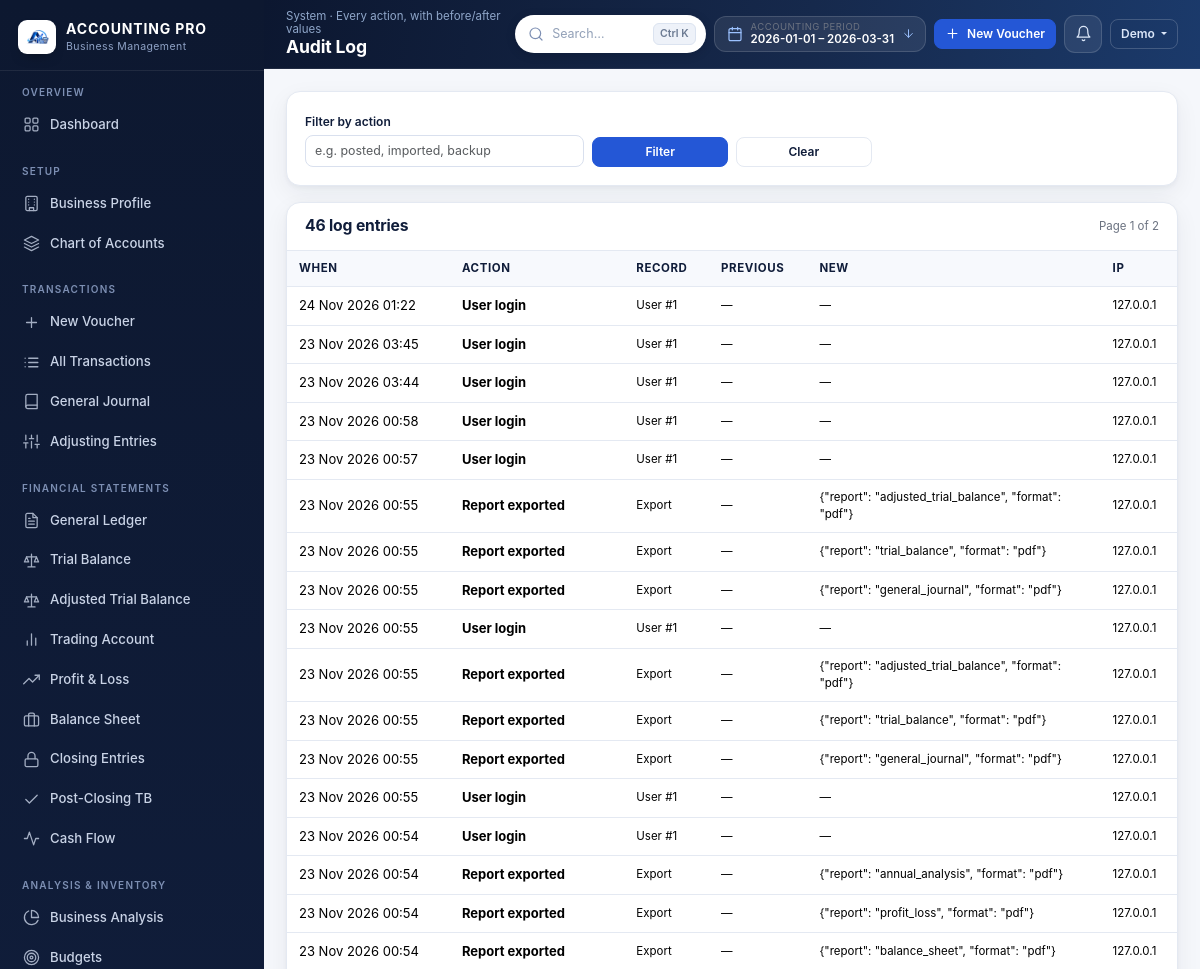
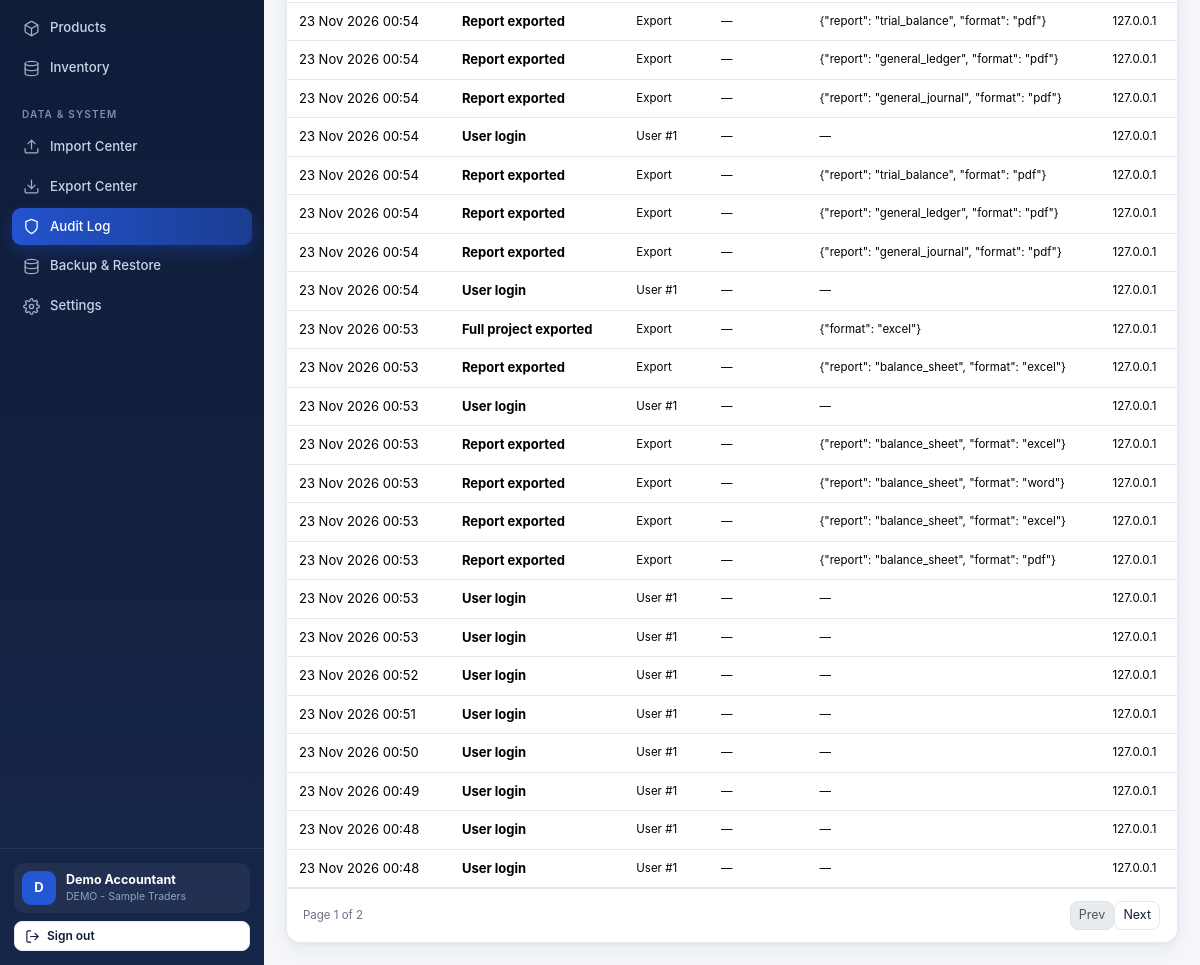
The app's page /audit-log (signed in), older data (2 pictures, top to bottom).
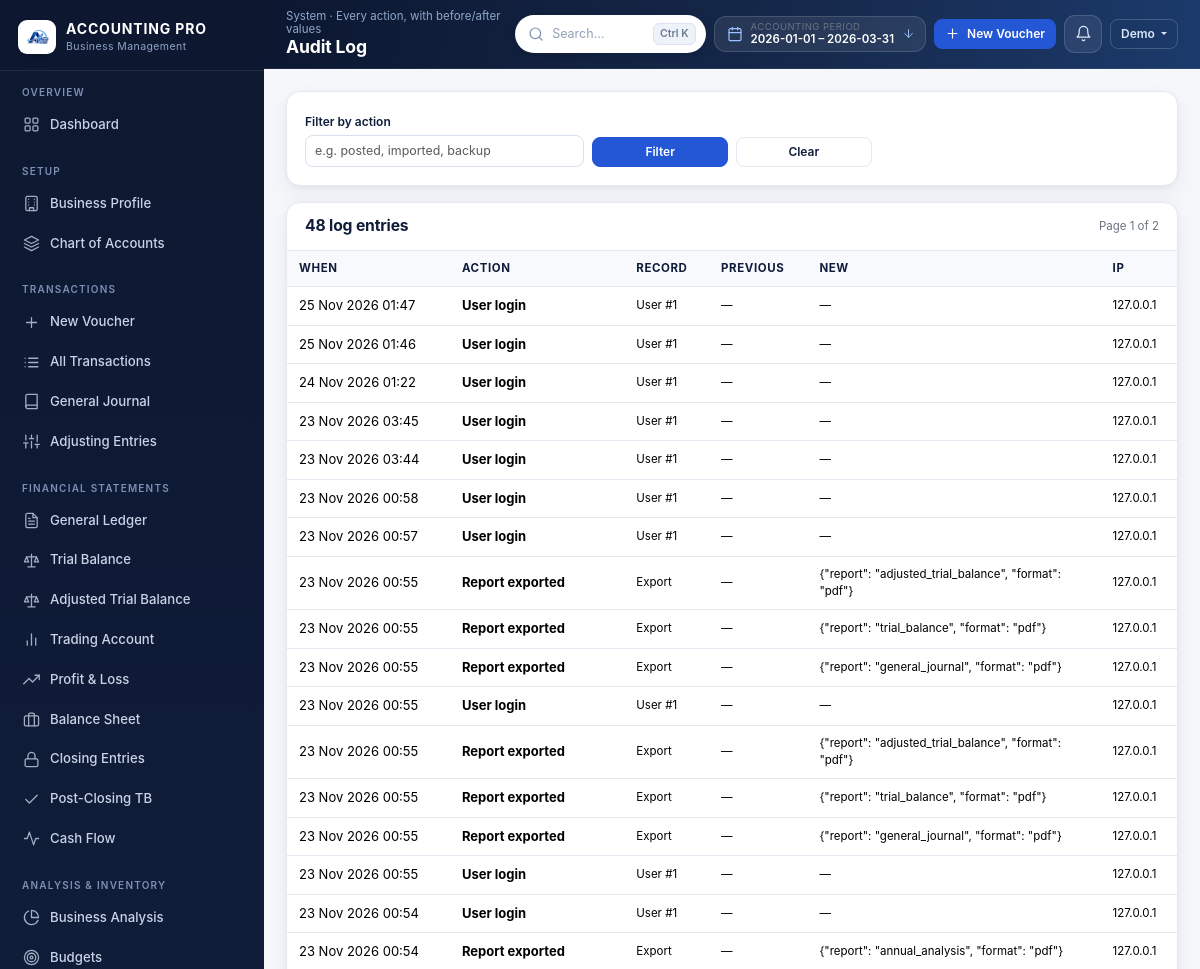
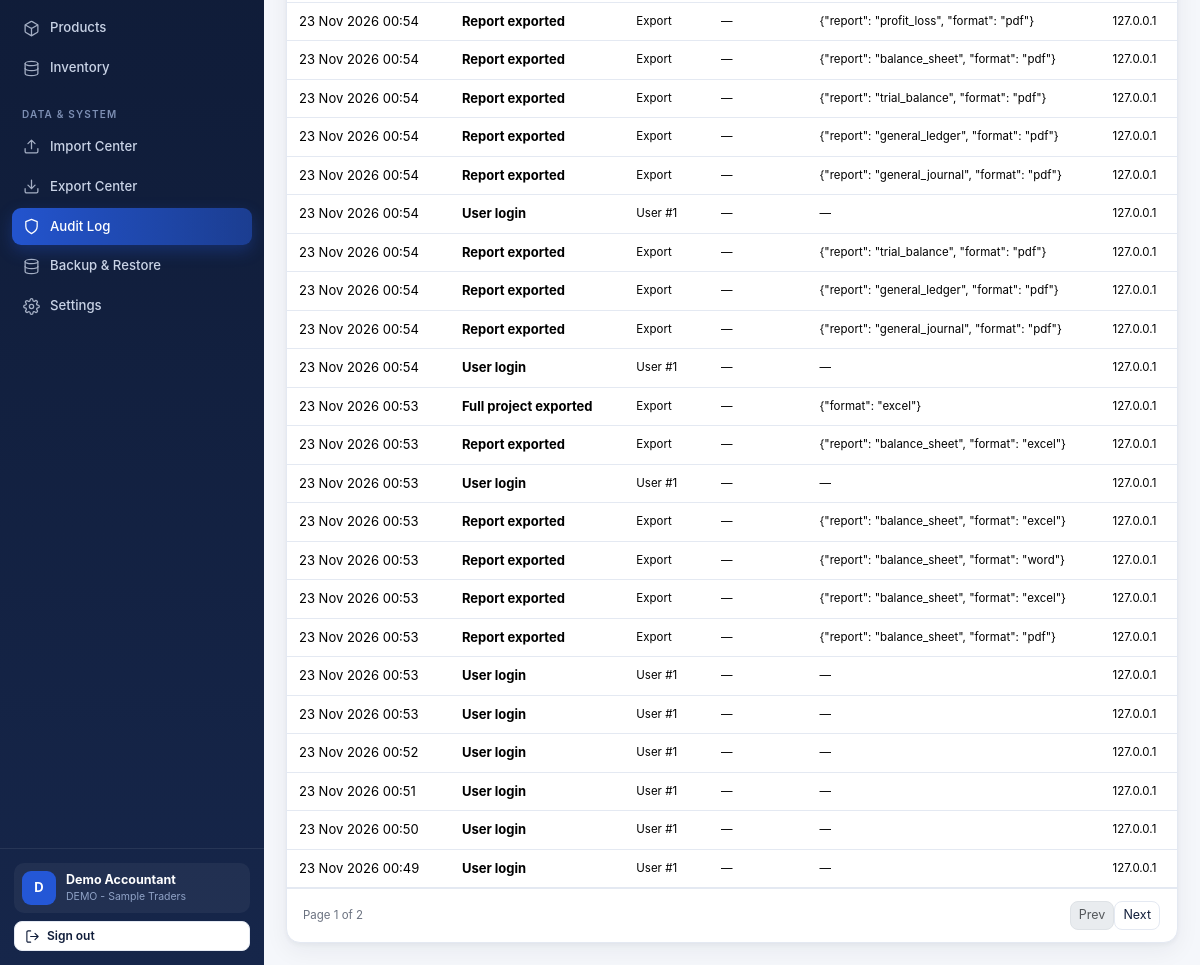
The same page, newer data (2 pictures, top to bottom).
### models.py (models this page shows, shortened)
class User(db.Model):
    __tablename__ = "users"
    id = db.Column(Integer, primary_key=True)
    name = db.Column(String(120), nullable=False)
    email = db.Column(String(190), nullable=False, unique=True, index=True)
    password_hash = db.Column(String(255), nullable=False)
    is_active = db.Column(Boolean, default=True, nullable=False)
    reset_token = db.Column(String(120), index=True)
    reset_expires = db.Column(DateTime)
    last_login = db.Column(DateTime)
    created_at = db.Column(DateTime, default=datetime.utcnow, nullable=False)
    businesses = relationship("Business", back_populates="user",
                              cascade="all, delete-orphan")
    settings = relationship("UserSettings", back_populates="user", uselist=False,
                            cascade="all, delete-orphan")

class Business(db.Model):
    __tablename__ = "businesses"
    id = db.Column(Integer, primary_key=True)
    user_id = db.Column(Integer, ForeignKey("users.id", ondelete="CASCADE"),
                        nullable=False, index=True)
    name = db.Column(String(190), nullable=False)
    logo = db.Column(String(255))
    owner_name = db.Column(String(150))
    address = db.Column(Text)
    phone = db.Column(String(50))
    email = db.Column(String(190))
    business_type = db.Column(String(100))
    currency = db.Column(String(8), default="PKR", nullable=False)
    fy_start = db.Column(Date, default=lambda: date(2026, 1, 1), nullable=False)
    fy_end = db.Column(Date, default=lambda: date(2026, 3, 31), nullable=False)
    accounting_method = db.Column(String(20), default="Accrual", nullable=False)
    description = db.Column(Text)
    created_at = db.Column(DateTime, default=datetime.utcnow, nullable=False)
    updated_at = db.Column(DateTime, default=datetime.utcnow, onupdate=datetime.utcnow)
    user = relationship("User", back_populates="businesses")
    periods = relationship("AccountingPeriod", back_populates="business",
                           cascade="all, delete-orphan")
    accounts = relationship("Account", back_populates="business",
                            cascade="all, delete-orphan")
    def active_period(self):
        for p in self.periods:
            if p.is_active:
                return p
        return self.periods[0] if self.periods else None

class AccountingPeriod(db.Model):
    __tablename__ = "accounting_periods"
    __table_args__ = (UniqueConstraint("business_id", "label", name="uq_period_label"),)
    id = db.Column(Integer, primary_key=True)
    business_id = db.Column(Integer, ForeignKey("businesses.id", ondelete="CASCADE"),
                            nullable=False, index=True)
    label = db.Column(String(120), nullable=False)
    kind = db.Column(String(20), default="Yearly", nullable=False)
    start_date = db.Column(Date, nullable=False)
    end_date = db.Column(Date, nullable=False)
    is_active = db.Column(Boolean, default=True, nullable=False)
    is_closed = db.Column(Boolean, default=False, nullable=False)
    created_at = db.Column(DateTime, default=datetime.utcnow, nullable=False)
    business = relationship("Business", back_populates="periods")

class AuditLog(db.Model):
    __tablename__ = "audit_logs"
    __table_args__ = (Index("ix_audit_user_time", "user_id", "created_at"),)
    id = db.Column(Integer, primary_key=True)
    user_id = db.Column(Integer, ForeignKey("users.id", ondelete="SET NULL"))
    business_id = db.Column(Integer, ForeignKey("businesses.id", ondelete="SET NULL"))
    action = db.Column(String(60), nullable=False)
    record_type = db.Column(String(60))
    record_id = db.Column(Integer)
    previous_values = db.Column(Text)
    new_values = db.Column(Text)
    ip_address = db.Column(String(60))
    created_at = db.Column(DateTime, default=datetime.utcnow, nullable=False, index=True)

### app.py (the view)
    @app.route("/audit-log")
    @login_required
    def audit_log():
        page = max(1, int(request.args.get("page", 1) or 1))
        per_page = 40
        query = AuditLog.query.filter_by(user_id=current_user().id)
        action = (request.args.get("action") or "").strip()
        if action:
            query = query.filter(AuditLog.action.ilike(f"%{action}%"))
        total = query.count()
        items = (query.order_by(AuditLog.created_at.desc())
                 .offset((page - 1) * per_page).limit(per_page).all())
        return render_template("audit_log.html",
                               pagination=Pagination(items, page, per_page, total),
                               action=action)

### templates/audit_log.html (shortened to what this page needs)
{% extends 'base.html' %}
{% from 'partials/macros.html' import empty_state %}
{% block page_title %}Audit Log{% endblock %}
{% block crumb %}System · Every action, with before/after values{% endblock %}
{% block content %}
<div class="card mb-3">
  <div class="card-body">
    <form method="get" class="row g-2 align-items-end">
      <div class="col-12 col-md-4">
        <label class="form-label">Filter by action</label>
        <input class="form-control form-control-sm" name="action" value="{{ action }}"
               placeholder="e.g. posted, imported, backup">
      </div>
      <div class="col-12 col-md-2"><button class="btn btn-primary btn-sm w-100">Filter</button></div>
      <div class="col-12 col-md-2"><a class="btn btn-ghost btn-sm w-100" href="{{ url_for('audit_log') }}">Clear</a></div>
    </form>
  </div>
</div>
<div class="card">
  <div class="card-header"><h3>{{ pagination.total }} log entries</h3>
    <span class="hint">Page {{ pagination.page }} of {{ pagination.pages }}</span></div>
  <div class="table-wrap">
    <table class="table table-stack align-middle">
      <thead><tr><th>When</th><th>Action</th><th>Record</th><th>Previous</th><th>New</th><th>IP</th></tr></thead>
      <tbody>
        {% for log in pagination.items %}
          <tr>
            <td class="nowrap" data-label="When">{{ log.created_at|dt('%d %b %Y %H:%M') }}</td>
            <td data-label="Action"><strong>{{ log.action }}</strong></td>
            <td class="hint" data-label="Record">{{ log.record_type or '—' }}{% if log.record_id %} #{{ log.record_id }}{% endif %}</td>
            <td class="hint" data-label="Previous" style="max-width:260px;word-break:break-word">{{ log.previous_values or '—' }}</td>
            <td class="hint" data-label="New" style="max-width:260px;word-break:break-word">{{ log.new_values or '—' }}</td>
            <td class="hint" data-label="IP">{{ log.ip_address or '—' }}</td>
          </tr>
        {% else %}
          <tr><td colspan="6">{{ empty_state('No audit entries', 'Actions you take will be recorded here.', 'shield') }}</td></tr>
        {% endfor %}
      </tbody>
    </table>
  </div>
  {% if pagination.pages > 1 %}
  <div class="pagination-bar">
    <span class="hint">Page {{ pagination.page }} of {{ pagination.pages }}</span>
    <nav class="pages"><ul class="pagination pagination-sm mb-0">
      <li class="page-item {{ 'disabled' if not pagination.has_prev }}">
        <a class="page-link" href="{{ url_for('audit_log', page=pagination.prev_num, action=action) }}">Prev</a></li>
      <li class="page-item {{ 'disabled' if not pagination.has_next }}">
        <a class="page-link" href="{{ url_for('audit_log', page=pagination.next_num, action=action) }}">Next</a></li>
    </ul></nav>
  </div>
  {% endif %}
</div>
{% endblock %}

### templates/base.html (shortened to what this page needs)
{% from 'partials/icons.html' import icon %}
{% set notif_total = notifications.total if notifications is defined and notifications else 0 %}
{% set notif_items = notifications['items'] if notifications is defined and notifications else [] %}
<!doctype html>
<html lang="en">
<head>
  <link rel="stylesheet" href="{{ url_for('static', filename='vendor/bootstrap.min.css') }}">
  <link rel="stylesheet" href="{{ url_for('static', filename='css/style.css') }}">
</head>
<body>
{% if current_user %}
<div class="app-shell">
  <aside class="sidebar" id="sidebar">
    <div class="sidebar-brand">
      <img class="brand-mark brand-mark-logo" src="{{ url_for('static', filename='images/brand/logo-mark.png') }}" alt="ACCOUNTING PRO">
      <div class="brand-text">
        <strong>ACCOUNTING PRO</strong>
        <span>Business Management</span>
      </div>
    </div>
    {% set ep = request.endpoint %}
    <nav class="pb-3">
      <div class="nav-section">
        <div class="nav-section-title">Overview</div>
        <a class="nav-link {{ 'active' if ep == 'dashboard' }}" href="{{ url_for('dashboard') }}">{{ icon('grid') }} Dashboard</a>
      </div>
      <div class="nav-section">
        <div class="nav-section-title">Setup</div>
        <a class="nav-link {{ 'active' if ep in ['business_profile', 'add_period', 'activate_period'] }}" href="{{ url_for('business_profile') }}">{{ icon('building') }} Business Profile</a>
        <a class="nav-link {{ 'active' if ep in ['accounts', 'account_create', 'account_edit'] }}" href="{{ url_for('accounts') }}">{{ icon('layers') }} Chart of Accounts</a>
      </div>
      <div class="nav-section">
        <div class="nav-section-title">Transactions</div>
        <a class="nav-link {{ 'active' if ep == 'transaction_new' }}" href="{{ url_for('transaction_new') }}">{{ icon('plus') }} New Voucher</a>
        <a class="nav-link {{ 'active' if ep in ['transactions', 'transaction_view', 'transaction_edit'] }}" href="{{ url_for('transactions') }}">{{ icon('list') }} All Transactions</a>
        <a class="nav-link {{ 'active' if ep == 'journal' }}" href="{{ url_for('journal') }}">{{ icon('book') }} General Journal</a>
        <a class="nav-link {{ 'active' if ep in ['adjustments', 'adjustment_new'] }}" href="{{ url_for('adjustments') }}">{{ icon('sliders') }} Adjusting Entries</a>
      </div>
      <div class="nav-section">
        <div class="nav-section-title">Financial Statements</div>
        <a class="nav-link {{ 'active' if ep == 'ledger' }}" href="{{ url_for('ledger') }}">{{ icon('file-text') }} General Ledger</a>
        <a class="nav-link {{ 'active' if ep in ['trial_balance_page', 'trial_balance_manual'] }}" href="{{ url_for('trial_balance_page') }}">{{ icon('scale') }} Trial Balance</a>
        <a class="nav-link {{ 'active' if ep == 'adjusted_trial_balance_page' }}" href="{{ url_for('adjusted_trial_balance_page') }}">{{ icon('scale') }} Adjusted Trial Balance</a>
        <a class="nav-link {{ 'active' if ep == 'trading_account_page' }}" href="{{ url_for('trading_account_page') }}">{{ icon('chart') }} Trading Account</a>
        <a class="nav-link {{ 'active' if ep == 'profit_loss_page' }}" href="{{ url_for('profit_loss_page') }}">{{ icon('trending') }} Profit &amp; Loss</a>
        <a class="nav-link {{ 'active' if ep == 'balance_sheet_page' }}" href="{{ url_for('balance_sheet_page') }}">{{ icon('briefcase') }} Balance Sheet</a>
        <a class="nav-link {{ 'active' if ep == 'closing_entries_page' }}" href="{{ url_for('closing_entries_page') }}">{{ icon('lock') }} Closing Entries</a>
        <a class="nav-link {{ 'active' if ep == 'post_closing_tb_page' }}" href="{{ url_for('post_closing_tb_page') }}">{{ icon('check') }} Post-Closing TB</a>
        <a class="nav-link {{ 'active' if ep == 'cash_flow_page' }}" href="{{ url_for('cash_flow_page') }}">{{ icon('activity') }} Cash Flow</a>
      </div>
      <div class="nav-section">
        <div class="nav-section-title">Analysis &amp; Inventory</div>
        <a class="nav-link {{ 'active' if ep == 'analysis_page' }}" href="{{ url_for('analysis_page') }}">{{ icon('pie') }} Business Analysis</a>
        <a class="nav-link {{ 'active' if ep == 'budgets' }}" href="{{ url_for('budgets') }}">{{ icon('target') }} Budgets</a>
        <a class="nav-link {{ 'active' if ep == 'products' }}" href="{{ url_for('products') }}">{{ icon('box') }} Products</a>
        <a class="nav-link {{ 'active' if ep == 'inventory' }}" href="{{ url_for('inventory') }}">{{ icon('database') }} Inventory</a>
      </div>
      <div class="nav-section">
        <div class="nav-section-title">Data &amp; System</div>
        <a class="nav-link {{ 'active' if ep in ['import_center', 'import_preview'] }}" href="{{ url_for('import_center') }}">{{ icon('upload') }} Import Center</a>
        <a class="nav-link {{ 'active' if ep == 'export_center' }}" href="{{ url_for('export_center') }}">{{ icon('download') }} Export Center</a>
        <a class="nav-link {{ 'active' if ep == 'audit_log' }}" href="{{ url_for('audit_log') }}">{{ icon('shield') }} Audit Log</a>
        <a class="nav-link {{ 'active' if ep == 'backup_page' }}" href="{{ url_for('backup_page') }}">{{ icon('database') }} Backup &amp; Restore</a>
        <a class="nav-link {{ 'active' if ep == 'settings' }}" href="{{ url_for('settings') }}">{{ icon('settings') }} Settings</a>
      </div>
    </nav>
    <div class="sidebar-footer">
      <div class="sidebar-user">
        <div class="avatar">{{ (current_user.name or 'U')[0]|upper }}</div>
        <div class="meta">
          <strong>{{ current_user.name }}</strong>
          <span>{{ business.name or 'No business set up' }}</span>
        </div>
      </div>
      <form method="post" action="{{ url_for('logout') }}" class="mt-2">
        <button class="btn btn-sm w-100 btn-ghost btn-icon" type="submit">{{ icon('logout') }} Sign out</button>
      </form>
    </div>
  </aside>
  <div class="main-wrap">
    <header class="topbar">
      <div class="page-heading">
        <div class="crumb">{% block crumb %}Dashboard{% endblock %}</div>
        <h1>{% block page_title %}Dashboard{% endblock %}</h1>
      </div>
      <div class="topbar-actions">
        <div class="topbar-search">
          <form method="get" action="{{ url_for('search') }}" role="search">
            <span class="search-ico">{{ icon('search') }}</span>
            <input type="search" name="q" id="globalSearch" autocomplete="off"
                   value="{{ request.args.get('q', '') if request.endpoint == 'search' else '' }}"
                   placeholder="Search&hellip;" aria-label="Global search"
                   title="Search accounts, vouchers and products (Ctrl+K)">
            <span class="kbd-hint">Ctrl K</span>
          </form>
        </div>
        <div class="dropdown fy-pill-wrap d-none d-xl-flex">
          <button class="fy-pill" type="button" data-bs-toggle="dropdown" aria-label="Accounting period">
            <span class="fy-ico">{{ icon('calendar') }}</span>
            <span class="fy-meta">
              <small>Accounting period</small>
              <span class="fy-range">{{ period_start }} &ndash; {{ period_end }}</span>
            </span>
            <span class="fy-caret">{{ icon('arrow-down') }}</span>
          </button>
        </div>
        <a class="btn btn-sm btn-primary btn-icon d-none d-md-inline-flex"
           href="{{ url_for('transaction_new') }}">{{ icon('plus') }} New Voucher</a>
        <div class="dropdown bell-wrap">
          <button class="bell-btn" type="button" data-bs-toggle="dropdown"
                  aria-label="Notifications{% if notif_total %} ({{ notif_total }} pending){% endif %}">
          </button>
        </div>
        <div class="dropdown">
          <button class="btn btn-sm btn-ghost dropdown-toggle" type="button" data-bs-toggle="dropdown">
            {{ current_user.name.split(' ')[0] }}
          </button>
        </div>
      </div>
    </header>
    <main class="content">
      <div class="content-inner">
        {% block content %}{% endblock %}
      </div>
    </main>
  </div>
</div>
{% else %}
  {% block auth %}{% endblock %}
{% endif %}
</body>
</html>

### templates/partials/macros.html (shortened to what this page needs)
{% macro empty_state(title, message, icon_name='file', action_url=None, action_label=None) -%}
  {% from 'partials/icons.html' import icon %}
{%- endmacro %}

Row changes from the older to the newer data that the page shows:
no longer on this page (row unchanged): AuditLog: created_at|dt "23 Nov 2026 00:48", action "User login", record_type "User", record_id "1", previous_values "—", new_values "—", ip_address "127.0.0.1"
no longer on this page (row unchanged): AuditLog: created_at|dt "23 Nov 2026 00:48", action "User login", record_type "User", record_id "1", previous_values "—", new_values "—", ip_address "127.0.0.1"
added AuditLog: created_at|dt "25 Nov 2026 01:47", action "User login", record_type "User", record_id "1", previous_values "—", new_values "—", ip_address "127.0.0.1"
added AuditLog: created_at|dt "25 Nov 2026 01:46", action "User login", record_type "User", record_id "1", previous_values "—", new_values "—", ip_address "127.0.0.1"
Text that changed along with them:
{{ pagination.total }}: "46" → "48"
